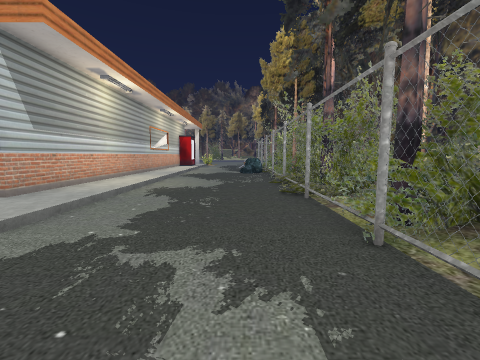
[1] (above)

16 first-person views from a walk through a 3-D level made in the Unity game engine. The camera is 1.2 m above the floor, tilts 6° down and sees 90° across. Doors are open. The floor is counted in squares, 1 m on a side. Each view is taken from the middle of a square. On the plan, view 1 faces up. The plan holds only what a view shows up to about 12 squares ahead; the rest is blank. The place goes on beyond the plan.

[2]
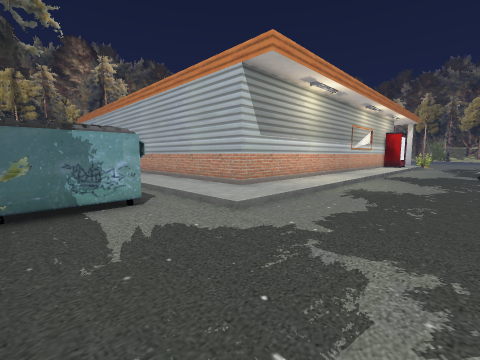

[3]
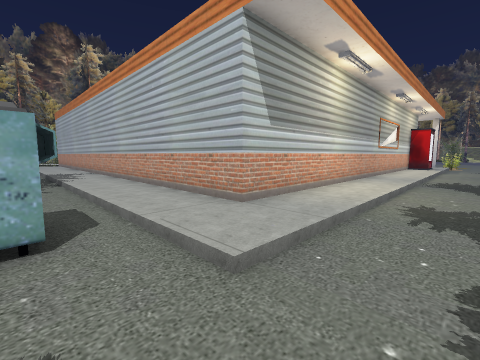

[4]
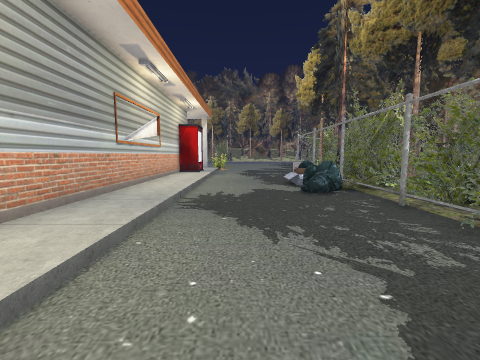

[5]
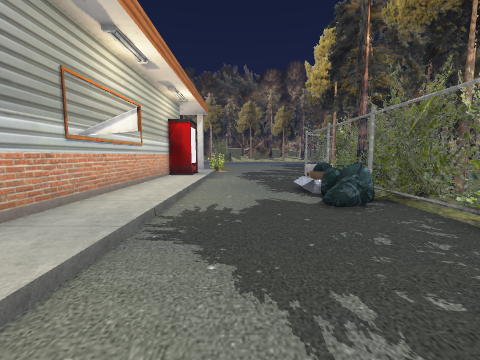

[6]
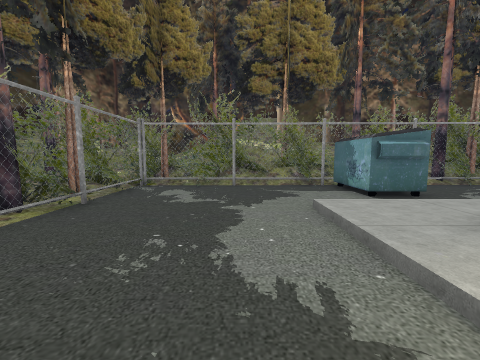

[7]
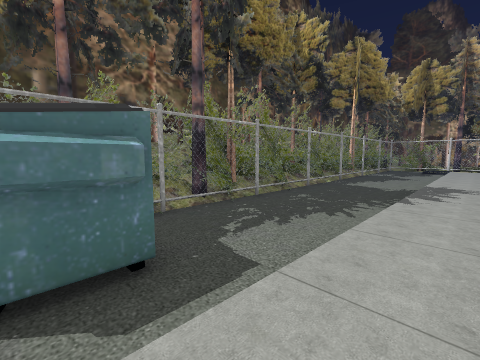

[8]
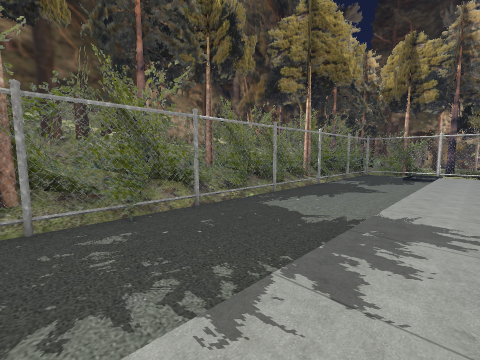

[9]
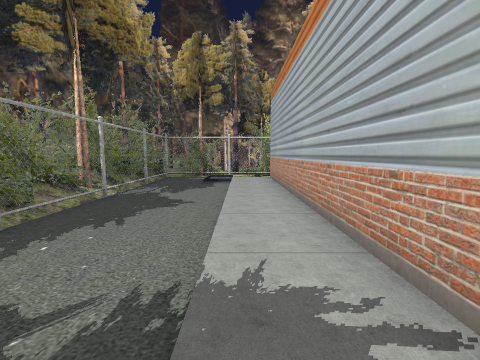

[10]
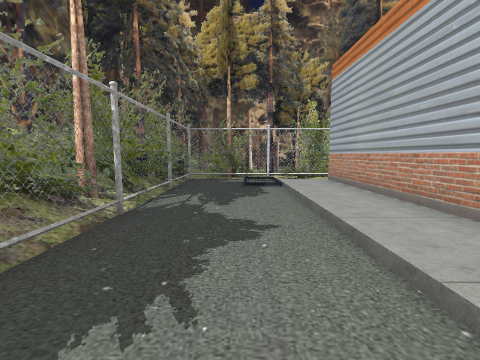

[11]
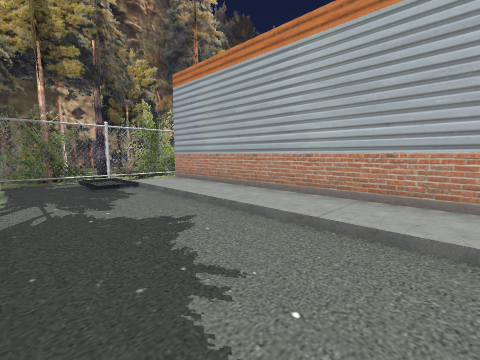

[12]
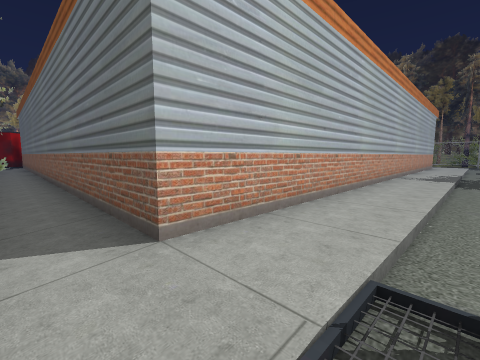

[13]
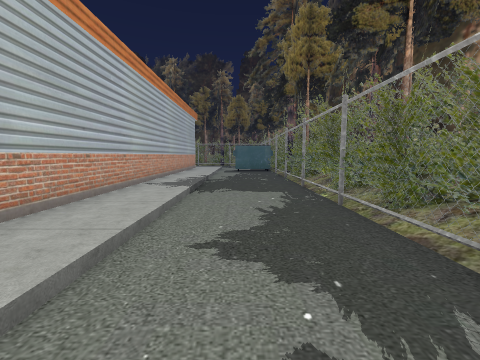

[14]
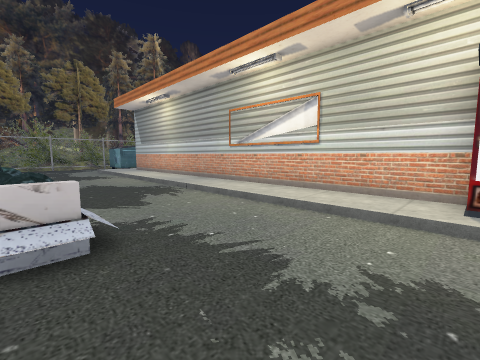

[15]
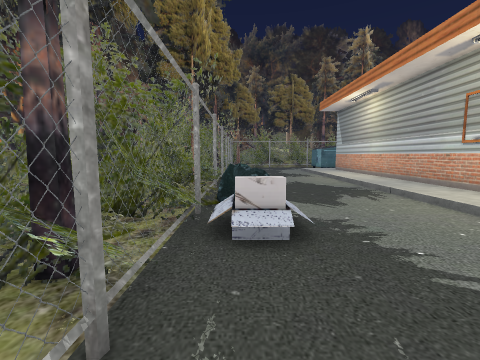

[16]
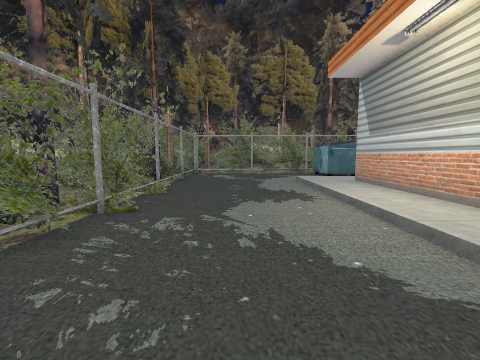

### Floor plan
Key: @ floor where view 1 was taken; # wall or solid block; . main floor; : floor 0.25 m higher than the main floor; / step, stairs or slope; D open door; = window, fence, low wall or low ledge; U dumpster; O other object.
Columns run from 30 left of view 1 to 3 right of it. Each row starts with its distance up from view 1.
 22                         ##:.....
 21                         #::.....#
 20                         #::.....#
 19   #                     #::..../#
 18   #                     #::.../=#
 17   #                      ::...==#
 16   #                     #::....=#
 15   #                     #::....##
 14   #                     #::.....#
 13   #                     #::.....#
 12   #                     #::.....#
 11   #                      ::.....#
 10   #                     #::.....#
  9   #                     #::.....#
  8   #                     D::.....#
  7   #                     #::.....#
  6   #######  ###OO### # # #::.....#
  5 #  ::::::::::::::::::::::::.....#
  4 # :::::::::::::::::::::::::.....#
  3 #...............................##
  2 # .....................UU.......##
  1 #......................UU.......=#
  0 ###.#...#.##..#..#.... UU. ##.@.##
 -1 ##########=#######################

Where each view was taken, in squares from view 1:
view 1: 0 up, 0 right, facing up
view 2: 0 up, 0 right, facing up-left
view 3: 2 up, 2 left, facing up-left
view 4: 8 up, 2 left, facing up
view 5: 10 up, 2 left, facing up
view 6: 9 up, 2 left, facing down
view 7: 5 up, 6 left, facing down-left
view 8: 5 up, 12 left, facing down-left
view 9: 4 up, 15 left, facing left
view 10: 2 up, 18 left, facing left
view 11: 0 up, 18 left, facing up-left
view 12: 3 up, 29 left, facing up-right
view 13: 2 up, 25 left, facing right
view 14: 22 up, 1 right, facing down-left
view 15: 22 up, 1 right, facing down
view 16: 15 up, 1 left, facing down
